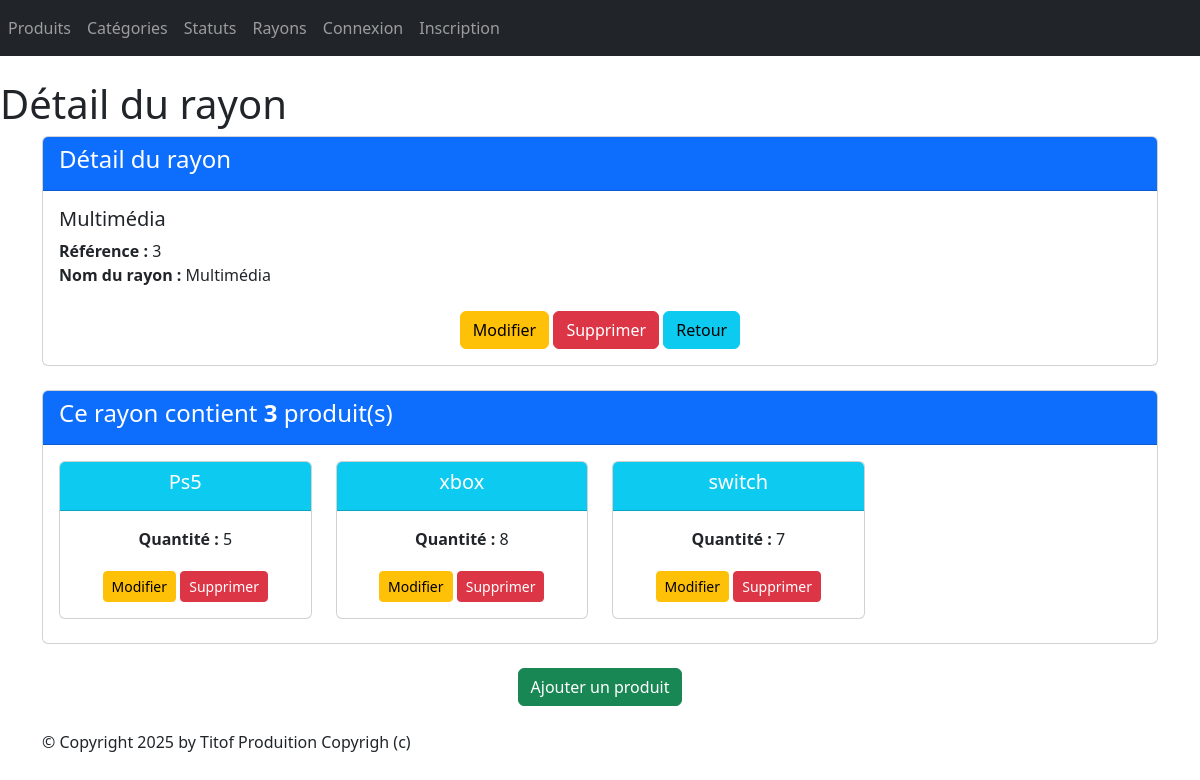
The page /monApp/rayon/3/ on the database its author committed.
### monApp/models.py (models this page shows, shortened)
class Rayon(models.Model):
    idRayon = models.AutoField(primary_key=True)
    nomRayon = models.CharField(max_length=100)
    produits = models.ManyToManyField(
        "Produit",
        through="Contenir",
        blank=True
    )

class Contenir(models.Model):
    Rayon = models.ForeignKey(Rayon, on_delete=models.CASCADE, related_name="rayon")
    Produit = models.ForeignKey(Produit, on_delete=models.CASCADE, related_name="produit")
    Qte = models.IntegerField(default=1)

class Produit(models.Model):
    refProd = models.AutoField(primary_key=True)
    intituleProd = models.CharField(max_length=200)
    prixUnitaireProd = models.DecimalField(max_digits=10, decimal_places=2)
    dateFabProd = models.DateField(default=date.today)
    categorie = models.ForeignKey(Categorie, on_delete=models.CASCADE, related_name="categorie",null=True, blank=True)
    rayons = models.ManyToManyField(
        "Rayon",
        through="Contenir",
        blank=True
    )
    status = models.ForeignKey(Status, on_delete=models.CASCADE, related_name="status", null=True, blank=True)

### monApp/views.py (the view)
# urls.py: path("rayon/<pk>/",views.RayonDetailView.as_view(), name="dtl_rayon"),
class RayonDetailView(DetailView):
    model = Rayon
    template_name = "monApp/detail_rayon.html"
    context_object_name = "rayon"
    def get_context_data(self, **kwargs):
        context = super(RayonDetailView, self).get_context_data(**kwargs)
        context['titremenu'] = "Détail du rayon"
        prdts_dt = []
        total_rayon = 0
        total_nb_produit = 0
        for contenir in self.object.rayon.all():
            total_produit = contenir.Produit.prixUnitaireProd * contenir.Qte
            prdts_dt.append({ 'produit': contenir.Produit,
                             'qte': contenir.Qte,
                             'prix_unitaire': contenir.Produit.prixUnitaireProd,
                             'total_produit': total_produit})
            total_rayon += total_produit
            total_nb_produit += contenir.Qte
        context['prdts_dt'] = prdts_dt
        context['total_rayon'] = total_rayon
        context['total_nb_produit'] = total_nb_produit
        return context

### monApp/templates/monApp/detail_rayon.html
{% extends 'monApp/base.html' %}
{% block menu %}
<h1>{{ titremenu }}</h1>
{% endblock %}
{% block contenu %}
<div class="card mb-4">
    <div class="card-header bg-primary text-white">
        <h4>Détail du rayon</h4>
    </div>
    <div class="card-body">
        <h5 class="card-title">{{ rayon.nomRayon }}</h5>
        <ul class="list-unstyled">
            <li><strong>Référence :</strong> {{ rayon.idRayon }}</li>
            <li><strong>Nom du rayon :</strong> {{ rayon.nomRayon }}</li>
        </ul>
        <div class="car-footer text-center">
            <a href="{% url 'chng_rayon' rayon.idRayon %}" class="btn btn-warning mt-2">Modifier</a>
            <a href="{% url 'dlt_rayon' rayon.idRayon %}" class="btn btn-danger mt-2">Supprimer</a>
            <a href="{% url 'lst_rayons' %}" class="btn btn-info mt-2">Retour</a>
        </div>
    </div>
</div>
<div class="card mb-4">
    <div class="card-header bg-primary text-white">
        <h4>Ce rayon contient <strong>{{ rayon.rayon.count }}</strong> produit(s)</h4>
    </div>
    <div class="card-body">
        <div class="row">
            {% if rayon.rayon.all %}
                {% for c in rayon.rayon.all %}
                <div class="col-sm-3">
                    <div class="card mb-2 text-center">
                        <div class="card-header bg-info text-white">
                            <h5 class="card-title">{{ c.Produit.intituleProd }}</h5>
                        </div>
                        <div class="card-body">
                            <p><strong>Quantité :</strong> {{ c.Qte }}</p>
                            <a href="{% url 'chng_cntnr' c.id %}" class="btn btn-warning btn-sm mt-1">Modifier</a>
                            <a href="{% url 'dlt_cntnr' c.id %}" class="btn btn-danger btn-sm mt-1">Supprimer</a>
                        </div>
                    </div>
                </div>
                {% endfor %}
            {% else %}
                <p class="text-muted">Aucun produit dans ce rayon.</p>
            {% endif %}
        </div>
    </div>
</div>
<div class="text-center mb-4">
    <a href="{% url 'crt_cntnr' rayon.idRayon %}" class="btn btn-success">Ajouter un produit</a>
</div>
{% endblock %}

### monApp/static/styles.css (style rules this page uses)
h1 { color: red }

### rows shown on the page
Rayon: nomRayon "Multimédia", idRayon "3", rayon.count "3"
Contenir: Produit.intituleProd "Ps5", Qte "5"
Contenir: Produit.intituleProd "xbox", Qte "8"
Contenir: Produit.intituleProd "switch", Qte "7"

### other values the page prints
{{ titremenu }} "Détail du rayon"
